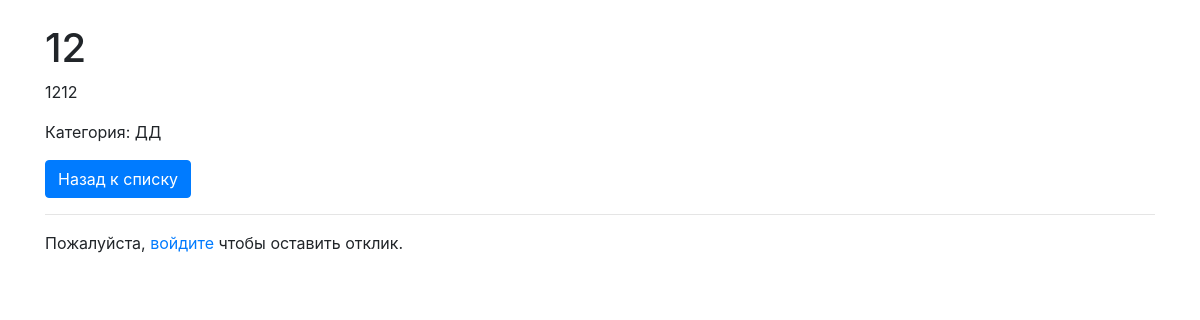
/app/announcement/2/, run on an earlier commit of the app's database.
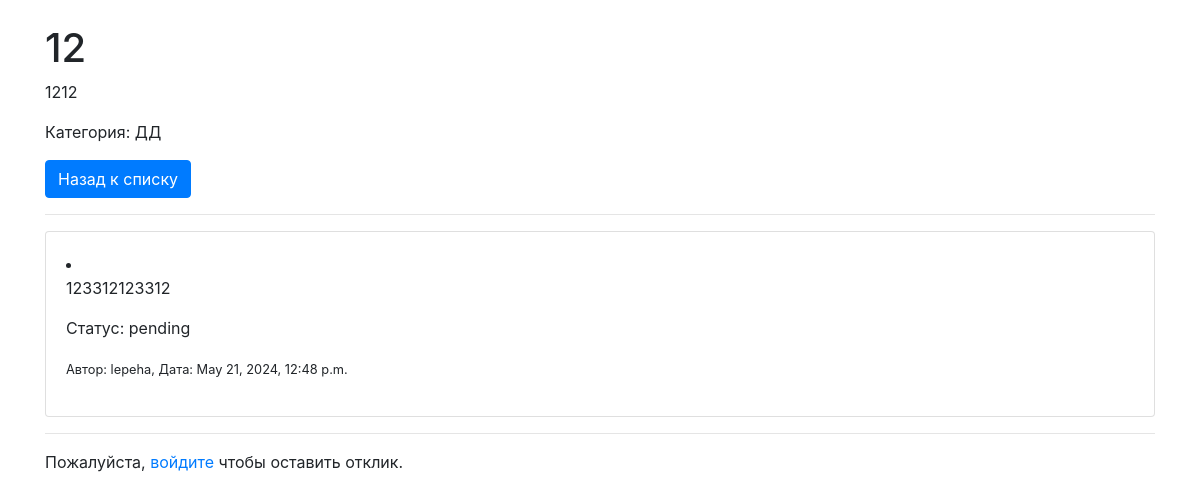
And on a later commit of the database.
### app/models.py (models this page shows, shortened)
class Response(models.Model):
    text = models.TextField()
    created_at = models.DateTimeField(auto_now_add=True)
    updated_at = models.DateTimeField(auto_now=True)
    user = models.ForeignKey(User, on_delete=models.CASCADE, related_name='responses')
    announcement = models.ForeignKey(Announcement, on_delete=models.CASCADE, related_name='responses')
    status = models.CharField(max_length=20, choices=(('pending', 'Pending'), ('accepted', 'Accepted')), default='pending')

### app/views.py (the view)
# urls.py: path('announcement/<int:pk>/', AnnouncementDetailView.as_view(), name='announcement-detail'),
class AnnouncementDetailView(DetailView):
    model = Announcement
    template_name = 'announcements/detail.html'
    context_object_name = 'announcement'

### app/templates/announcements/detail.html (shortened to what this page needs)
<!DOCTYPE html>
<html lang="en">
<head>
    <link rel="stylesheet" href="https://stackpath.bootstrapcdn.com/bootstrap/4.5.2/css/bootstrap.min.css">
</head>
<body>
    <div class="container mt-4">
        <h1>{{ announcement.title }}</h1>
        <p>{{ announcement.content }}</p>
        <p>Категория: {{ announcement.category.name }}</p>
        <a href="{% url 'announcement-list' %}" class="btn btn-primary">Назад к списку</a><hr>
        {% for response in announcement.responses.all %}
            <div class="card mt-3">
                <div class="card-body">
                    <li>
                        <p>{{ response.text }}</p>
                        <p>Статус: {{ response.status }}</p>
                      </li>
                    <p><small>Автор: {{ response.user.username }}, Дата: {{ response.created_at }}</small></p>
                </div>
            </div><hr>
        {% endfor %}
        {% if user.is_authenticated %}
            <form method="post" action="{% url 'create-response' announcement.pk %}">
                {% csrf_token %}
                {{ form.as_p }}
                <button type="submit" class="btn btn-primary">Отправить отклик</button>
            </form>
        {% else %}
            <p>Пожалуйста, <a href="{% url 'login' %}">войдите</a> чтобы оставить отклик.</p>
        {% endif %}
    </div>
</body>
</html>

What changed in the data, as far as the page shows it:
added Response: text "123312123312", status "pending", user.username "lepeha", created_at "May 21, 2024, 12:48 p.m."
